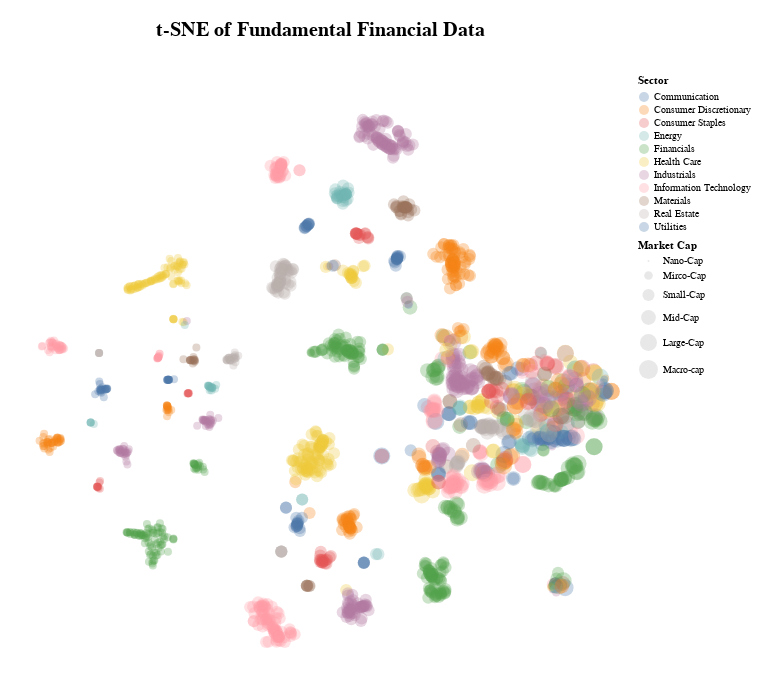

The notebook cell this image was saved under:
### Markdown cell above
Alright, that should have run our raw data through the pipeline and output a dataframe that we would expect to be (1915 x 2). Let's check that and then we can plot the data to see what we have.

### Code cell
print(f"The tsne output dataframe has dimensions of {X_raw_tsne.shape}\n")

plot_df = pd.DataFrame({
    "tsne1": X_raw_tsne[:, 0],
    "tsne2": X_raw_tsne[:, 1],
    # optional metadata for color/tooltip:
    "Sector": X_raw["Sector"].values,
    "Market Cap": X_raw['Market Cap'].values,
})

market_cap_order = ['Nano-Cap','Mirco-Cap','Small-Cap','Mid-Cap','Large-Cap','Macro-cap']

raw_chart = (
    alt.Chart(plot_df, title = alt.TitleParams(text='t-SNE of Fundamental Financial Data',fontSize=20,offset=35))
      .mark_circle(size=28, opacity=0.3)
      .encode(
          x=alt.X("tsne1:Q", title = '', axis = None),
          y=alt.Y("tsne2:Q", title = '', axis = None),
          color=alt.Color("Sector:N"), 
          size = alt.Size("Market Cap:N", scale=alt.Scale(domain=market_cap_order),sort=market_cap_order), 
          tooltip=["Sector:N", "Market Cap:N"]
      )
      .properties(padding = 20, width = 600, height = 600
    )
    .configure_view(stroke=None)
      .interactive()
)

raw_chart

### Figure 1 — Vega-Lite specification as saved in the notebook (floating-point values rounded to 4 significant figures; data arrays with more than 128 entries replaced by an {"elided": "..."} marker saying what was removed)
{"config": {"view": {"continuousWidth": 300, "continuousHeight": 300, "stroke": null}}, "data": {"name": "data-f5c8412de670cf7281a425ca33a3c5c0"}, "mark": {"type": "circle", "opacity": 0.3, "size": 28}, "encoding": {"color": {"field": "Sector", "type": "nominal"}, "size": {"field": "Market Cap", "scale": {"domain": ["Nano-Cap", "Mirco-Cap", "Small-Cap", "Mid-Cap", "Large-Cap", "Macro-cap"]}, "sort": ["Nano-Cap", "Mirco-Cap", "Small-Cap", "Mid-Cap", "Large-Cap", "Macro-cap"], "type": "nominal"}, "tooltip": [{"field": "Sector", "type": "nominal"}, {"field": "Market Cap", "type": "nominal"}], "x": {"axis": null, "field": "tsne1", "title": "", "type": "quantitative"}, "y": {"axis": null, "field": "tsne2", "title": "", "type": "quantitative"}}, "height": 600, "padding": 20, "params": [{"name": "param_9", "select": {"type": "interval", "encodings": ["x", "y"]}, "bind": "scales"}], "title": {"text": "t-SNE of Fundamental Financial Data", "fontSize": 20, "offset": 35}, "width": 600, "$schema": "https://vega.github.io/schema/vega-lite/v5.20.1.json", "datasets": {"data-f5c8412de670cf7281a425ca33a3c5c0": {"elided": "1905 records"}}}
